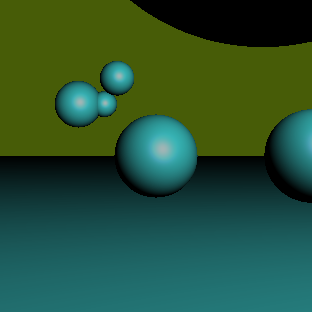
Frame 1 (no input)
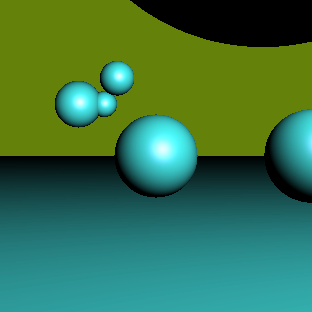
Frame 60 (the mouse pressed at the canvas centre just before this capture)
Frame 120 (the mouse held since frame 60 and released just before this capture): identical to frame 60, image omitted

The Processing sketch that drew these frames (run headless with seeded random() and noise(); from frame 60 on, the mouse is pressed at the canvas centre):

// Processing sketch: rev_3
// ── rev_3.pde
PVector eyePos;
ArrayList <Shape> shapes;

LightSource lightSource;
FColor ambientInt;
FColor ambInt;

FColor kAmb;
FColor kDif;
FColor kSpe;
float shine;

void setup()
{
  size(312, 312);
  background(color(0, 0, 0));
}

void draw()
{
  eyePos = new PVector(0, 0, -5);
  shapes = new ArrayList<Shape>();

  Sphere sph1 = new Sphere(new PVector(3, 2, 25), 0.9);
  shapes.add(sph1);
  Sphere sph2 = new Sphere(new PVector(2, 2, 25), 0.5);
  shapes.add(sph2);
  Sphere sph3 = new Sphere(new PVector(1, 2, 15), 0.4444);
  shapes.add(sph3);
  Sphere sph4 = new Sphere(new PVector(0, 0, 10), 0.8);
  shapes.add(sph4);
  Sphere sph5 = new Sphere(new PVector(-1, 5, 5), 1.111);
  shapes.add(sph5);
  Sphere sph6 = new Sphere(new PVector(-2, 0, 5), 0.6);
  shapes.add(sph6);
  Sphere sph7 = new Sphere(new PVector(-3, 1, 2), 1);
  shapes.add(sph7);
  Sphere sph8 = new Sphere(new PVector(-1, 3, 2), 2);
  shapes.add(sph8);

  Plane pln = new Plane(new PVector(0, 1, 0), new PVector(0, -1, 0));
  shapes.add(pln);

  PointLightSource pls = new PointLightSource(new PVector(-5, 5, -5), new FColor(1, 1, 1));
  lightSource = pls;

  ambInt = new FColor(0.1, 0.1, 0.1);
  kAmb =  new FColor(0.21, 0.1, 0.1);
  kDif =  new FColor(0.3, 1, 1);
  kSpe =  new FColor(0.6, 0.2, 0.3);
  shine = 8;

  PVector pw = new PVector();
  pw.z = 0;

  for (int y = 0; y <height; ++ y)
  {
    pw.y = map(y, 0, height - 1, 1, -1);
    for (int x = 0; x <width; ++x)
    {
      pw.x = map(x, 0, width - 1, 1, -1);

      stroke(color(100, 130, 10));

      PVector eyeDir = PVector.sub(pw, eyePos);
      Ray eyeRay = new Ray(eyePos, eyeDir);
      IntersectionPoint nearestIntP = null;
      Shape nearestShape = null;
      for (int i = 0; i < shapes.size(); ++i)
      {
        IntersectionPoint res = shapes.get(i).testIntersection(eyeRay);
        if (res != null)
        {
          if (nearestIntP == null || nearestIntP.distance  > res.distance)
          {
            nearestIntP = res;
            nearestShape = shapes.get(i);
          }
        }
      }
      IntersectionPoint  res = nearestIntP;
      if (res != null)
      {
        FColor col = new FColor(0, 0, 0);
        Lighting ltg = pls.lightingAt(res.position);
        float nlDot = constrain(res.normal.dot(ltg.direction), 0, 1);
        col.add(new FColor (255*constrain(kDif.red*nlDot, 0, 1), 255*constrain(kDif.green*nlDot, 0, 1), 255*constrain(kDif.blue*nlDot, 0, 1)));
        if (nlDot > 0)
        {
          PVector refDir = PVector.sub(PVector.mult(res.normal, 2*nlDot), ltg.direction);
          PVector invEyeDir = PVector.mult(eyeDir, -1);
          invEyeDir.normalize();
          float vrDot = constrain(refDir.dot(invEyeDir), 0, 1);
          col.add(new FColor (255*constrain(pow(vrDot, shine)*kSpe.red, 0, 1), 255*constrain(pow(vrDot, shine)*kSpe.green, 0, 1), 255*constrain(pow(vrDot, shine)*kSpe.red, 0, 1)));
        }
        stroke(col.red, col.green, col.blue);
      }
      point(x, y);
    }
  }
}














//PVector eyePos;
//Shape shape;

//LightSource lightSource;
//FColor ambientIntensity;

//FColor kAmb;
//FColor kDif;
//FColor kSpe;
//float shininess;

//void setup()
//{
//  size(512, 512);
//  background(color(0, 0, 0));

//  noSmooth();
//  noLoop();
//}

//void draw()
//{
//  eyePos = new PVector(0, 0, -5);

//  Sphere sph = new Sphere();
//  sph.center.set(0, 0, 5);
//  sph.radius = 1;
//  shape = sph;

//  PointLightSource pls = new PointLightSource();
//  pls.position.set(0, 0, 5);
//  pls.intensity.set(1.00, 1.00, 1.00);
//  lightSource = pls;

//  ambientIntensity = new FColor(0.10, 0.10, 0.10);

//  kAmb = new FColor(0.01, 0.01, 0.01);
//  //kAmb = new FColor(1000, 1001, 1001);
//  kDif = new FColor(0.69, 0.00, 0.00);
//  kSpe = new FColor(0.30, 0.30, 0.30);
//  shininess = 8;

//  PVector pw = new PVector();
//  pw.z = 0;
//  //Sphere sph = new Sphere(new PVector(0,0,5), 1);

//  for (int y = 0; y < height; ++y)
//  {
//    pw.y = map(y, 0, height - 1, 1, -1);
//    for (int x = 0; x <width; ++x)
//    {
//      pw.x = map(x, 0, width -1, 1, -1);

//      PVector eyeDir = PVector.sub(pw, eyePos);
//      Ray eyeRay = new Ray(eyePos, eyeDir);

//      stroke(color(100, 10, 237));

//      IntersectionPoint res = sph.testIntersection(eyeRay);
//      if (res != null)
//      {
//        FColor col = new FColor(0, 0, 0);
//        //ambientIntensity.mult(kAmb);
//        //col.add(ambientIntensity);

//        Lighting ltg  = pls.lightingAt(res.position);
//        ltg.direction = PVector.sub(pls.position, res.position); 
//        ltg.direction.normalize();
//        res.normal = PVector.sub(res.position, sph.center);
//        res.normal.normalize();
//        float nlDot = constrain((res.normal).dot(ltg.direction), 0, 1);
//        print(res.normal);

//        if (nlDot != 0)
//          print("got \n");

//        //kDif.red *= nlDot;
//        //kDif.blue *= nlDot;
//        //kDif.green *= nlDot;
//        kDif.red *= 1000;
//        kDif.blue *= 1000;
//        kDif.green *= 1000;
//        col.add(kDif);

//        //if(nlDot > 0)
//        //{
//        //  PVector refDir = PVector.sub(PVector.mult(res.normal, 2*nlDot), ltg.direction);
//        //  PVector invEyeDir = PVector.mult(eyeDir, -1);
//        //  invEyeDir.normalize();

//        //  float vrDot = constrain(refDir.dot(invEyeDir),0,1);
//        //  FColor imp = new FColor(100000,100000,100000);
//        //  col.add(imp);
//        //}
//        stroke(color(col.red, col.green, col.blue));
//      }
//      point(x, y);
//    }
//  }
//}

// ── GeometryUtils.pde

class FColor
{
  public float red, green, blue;
  public FColor(){ this(0,0,0); }
  public FColor(float v){ this(v,v,v); }
  public FColor(float r, float g, float b)
  {
    red = r; green = g; blue = b;
  } 
  public color toColor()
  {
      return toColor(1.0);
  }
  public color toColor(float k)
  {
    return toColor(k,k,k);
  }
  public color toColor(float kr, float kg, float kb)
  {
    int r = (int)(255 * constrain(red,   0, kr));
    int g = (int)(255 * constrain(green, 0, kg));
    int b = (int)(255 * constrain(blue,  0, kb));
    return color(r, g, b);
  }
  public FColor copy()
  {
    return new FColor(red, green, blue);
  }
  /** 
   * @deprecated FColor#get() is deprected.
   * @see FColor#copy() 
   */
  public FColor get()
  {
    return copy();
  }
  public void set(float r, float g, float b)
  {
    red = r;
    green = g;
    blue = b;
  }  
  public void add(FColor fc)
  {
    red += fc.red;
    green += fc.green;
    blue += fc.blue;
  }
  public void mult(FColor fc)
  {
    red *= fc.red;
    green *= fc.green;
    blue *= fc.blue;    
  }
  public String toString()
  {
    return "[ " + red + ", " + green + ", " + blue + " ]";
  }
}
FColor colorPi(FColor ... params)
{
  FColor res = new FColor(1,1,1);
  for(FColor fc : params)
    res.mult(fc);
  return res;
}

class Ray
{
  public PVector start, direction;
  public Ray(){ this(new PVector(), new PVector()); }
  public Ray(PVector s, PVector d)
  {
    start = s.copy();
    direction = d.copy();
  }
  public PVector getPoint(float t)
  {
    return vectorSigma(start, t, direction);
  }
}
class IntersectionPoint 
{
  public float distance;
  public PVector position;
  public PVector normal; 
}

abstract class Shape
{
  public abstract IntersectionPoint testIntersection(Ray ray);
}

class Lighting
{
  public float distance; 
  public FColor intensity;
  public PVector direction;
}

abstract class LightSource
{
  public abstract Lighting lightingAt(PVector pos);  
}

/////////////////////////////////////////////////////////////////////

class Sphere extends Shape 
{
  public PVector center;
  public float radius;
  
  public Sphere(){ this(new PVector(), 1); }
  public Sphere(PVector c, float r)
  {
    center = c.copy();
    radius = r;
  }
  
  public IntersectionPoint testIntersection(Ray ray)
  {
    PVector tmp = PVector.sub(ray.start, center);
    
    float A = ray.direction.magSq();
    float B = 2*ray.direction.dot(tmp);
    float C = tmp.magSq() - pow(radius, 2);
    
    float D = pow(B, 2)- 4*A*C;
    
    float t = -1;
    if(D == 0)
      t = -B/(2*A);
     else if(D>0)
     {
       float t1 = (-B - sqrt(D))/(2*A);
       float t2 = (-B + sqrt(D))/(2*A);
       
       t = t1 > 0 && t2 > 0 ? min(t1,t2):max(t1,t2);
     }
     if(t > 0)
     {
       IntersectionPoint res = new IntersectionPoint();
       PVector len = PVector.mult(ray.direction, t);
       res.distance = len.mag();
       res.position = PVector.add(ray.start, len);
       res.normal = PVector.sub(res.position, center);
       res.normal.normalize();
       return res;
     }
     else
      return null;
  }
}

class Plane extends Shape
{
  public PVector normal;
  public PVector position;
  
  public Plane(){ this(new PVector(0,1,0), new PVector(0,0,0)); }
  public Plane(PVector n, PVector p)
  {
    normal = n.copy();
    normal.normalize();
    position = p.copy();
  }
  public IntersectionPoint testIntersection(Ray ray)
  {
    float dn_dot = ray.direction.dot(normal);
    if ( dn_dot != 0 )
    {
      float t = (position.dot(normal) - ray.start.dot(normal)) / dn_dot;
      if ( t > 0 )
      {
        IntersectionPoint res = new IntersectionPoint();
        res.distance = t * ray.direction.mag();
        res.position = ray.getPoint(t);
        res.normal = normal.copy();
        return res;
      }//if
    }//if
    return null;    
  }
}


class PointLightSource extends LightSource
{
  public PVector position;
  public FColor intensity;
  
  public PointLightSource(){ this(new PVector(0,0,0), new FColor(1,1,1)); }
  public PointLightSource(PVector pos, FColor fc)
  {
    position = pos.copy();
    intensity = fc.copy();   
  }
  
  public Lighting lightingAt(PVector pos)
  {  
    Lighting res = new Lighting();
    res.direction = PVector.sub(position, pos);
    res.distance = res.direction.mag();
    res.direction.normalize();
    res.intensity = intensity.copy();
    return res;
  }
}

class DirectionalLightSource extends LightSource
{
  public PVector direction;
  public FColor intensity;

  public DirectionalLightSource(){ this(new PVector(0,-1,0), new FColor(1,1,1)); }
  public DirectionalLightSource(PVector dir, FColor fc)
  {
    direction = dir.copy();
    direction.normalize();
    intensity = fc.copy();      
  }  
  public Lighting lightingAt(PVector pos)
  {
    Lighting res = new Lighting();
    res.direction = PVector.mult(direction, -1);
    res.intensity = intensity.copy();
    res.distance = Float.MAX_VALUE;
    return res;
  }  
}

PVector vectorSigma(Object ... params)
{
  PVector result = new PVector(0,0,0);
  for(int i = 0; i < params.length;)
  {
    if ( params[i] instanceof Number )
    {
      if ( i+1 > params.length-1 || !(params[i+1] instanceof PVector) )
        throw new IllegalArgumentException();
       
      float k = ((Number)params[i]).floatValue();
      PVector v = (PVector)params[i+1];
       
      result.add(PVector.mult(v, k));
      i += 2;
    }
    else if ( params[i] instanceof PVector )
    {
      PVector v = (PVector)params[i];
      result.add(v);
      ++i;
    }
  }//for
  return result;
}


class Material 
{
  public FColor ambientFactor;
  public FColor diffuseFactor;
  public FColor specularFactor;
  public float shininess;
  
  public Material()
  {
    ambientFactor  = new FColor(0.01f, 0.01f, 0.01f);
    diffuseFactor  = new FColor(0.69f, 0.69f, 0.69f);
    specularFactor = new FColor(0.30f, 0.30f, 0.30f);
    shininess = 8;    
  }  
}
